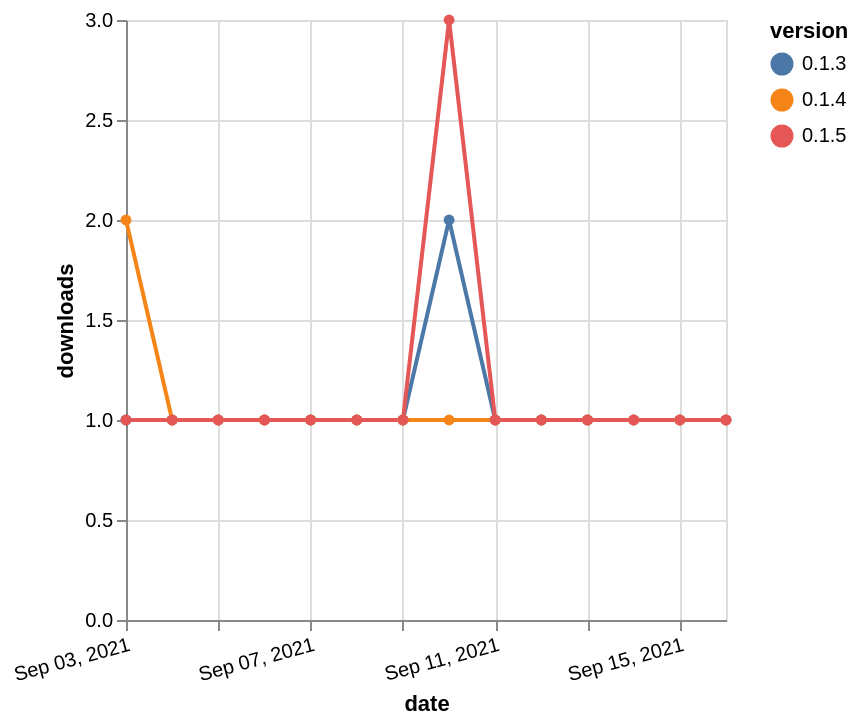

Express this chart as Vega-Lite.
### Vega-Lite specification from a JSON file in a GitHub repository (floating-point values rounded to 4 significant figures)
{"$schema": "https://vega.github.io/schema/vega-lite/v5.json", "description": "A simple bar chart with embedded data.", "data": {"values": [{"date": "2021-09-03", "total": 135, "delta": 1, "version": "0.1.3"}, {"date": "2021-09-04", "total": 136, "delta": 1, "version": "0.1.3"}, {"date": "2021-09-05", "total": 137, "delta": 1, "version": "0.1.3"}, {"date": "2021-09-06", "total": 138, "delta": 1, "version": "0.1.3"}, {"date": "2021-09-07", "total": 139, "delta": 1, "version": "0.1.3"}, {"date": "2021-09-08", "total": 140, "delta": 1, "version": "0.1.3"}, {"date": "2021-09-09", "total": 141, "delta": 1, "version": "0.1.3"}, {"date": "2021-09-10", "total": 143, "delta": 2, "version": "0.1.3"}, {"date": "2021-09-11", "total": 144, "delta": 1, "version": "0.1.3"}, {"date": "2021-09-12", "total": 145, "delta": 1, "version": "0.1.3"}, {"date": "2021-09-13", "total": 146, "delta": 1, "version": "0.1.3"}, {"date": "2021-09-14", "total": 147, "delta": 1, "version": "0.1.3"}, {"date": "2021-09-15", "total": 148, "delta": 1, "version": "0.1.3"}, {"date": "2021-09-16", "total": 149, "delta": 1, "version": "0.1.3"}, {"date": "2021-09-03", "total": 133, "delta": 2, "version": "0.1.4"}, {"date": "2021-09-04", "total": 134, "delta": 1, "version": "0.1.4"}, {"date": "2021-09-05", "total": 135, "delta": 1, "version": "0.1.4"}, {"date": "2021-09-06", "total": 136, "delta": 1, "version": "0.1.4"}, {"date": "2021-09-07", "total": 137, "delta": 1, "version": "0.1.4"}, {"date": "2021-09-08", "total": 138, "delta": 1, "version": "0.1.4"}, {"date": "2021-09-09", "total": 139, "delta": 1, "version": "0.1.4"}, {"date": "2021-09-10", "total": 140, "delta": 1, "version": "0.1.4"}, {"date": "2021-09-11", "total": 141, "delta": 1, "version": "0.1.4"}, {"date": "2021-09-12", "total": 142, "delta": 1, "version": "0.1.4"}, {"date": "2021-09-13", "total": 143, "delta": 1, "version": "0.1.4"}, {"date": "2021-09-14", "total": 144, "delta": 1, "version": "0.1.4"}, {"date": "2021-09-15", "total": 145, "delta": 1, "version": "0.1.4"}, {"date": "2021-09-16", "total": 146, "delta": 1, "version": "0.1.4"}, {"date": "2021-09-03", "total": 135, "delta": 1, "version": "0.1.5"}, {"date": "2021-09-04", "total": 136, "delta": 1, "version": "0.1.5"}, {"date": "2021-09-05", "total": 137, "delta": 1, "version": "0.1.5"}, {"date": "2021-09-06", "total": 138, "delta": 1, "version": "0.1.5"}, {"date": "2021-09-07", "total": 139, "delta": 1, "version": "0.1.5"}, {"date": "2021-09-08", "total": 140, "delta": 1, "version": "0.1.5"}, {"date": "2021-09-09", "total": 141, "delta": 1, "version": "0.1.5"}, {"date": "2021-09-10", "total": 144, "delta": 3, "version": "0.1.5"}, {"date": "2021-09-11", "total": 145, "delta": 1, "version": "0.1.5"}, {"date": "2021-09-12", "total": 146, "delta": 1, "version": "0.1.5"}, {"date": "2021-09-13", "total": 147, "delta": 1, "version": "0.1.5"}, {"date": "2021-09-14", "total": 148, "delta": 1, "version": "0.1.5"}, {"date": "2021-09-15", "total": 149, "delta": 1, "version": "0.1.5"}, {"date": "2021-09-16", "total": 150, "delta": 1, "version": "0.1.5"}]}, "width": "container", "mark": {"type": "line", "point": {"filled": true}}, "encoding": {"x": {"field": "date", "type": "temporal", "timeUnit": "yearmonthdate", "title": "date", "axis": {"labelAngle": -15}}, "y": {"field": "delta", "type": "quantitative", "title": "downloads"}, "color": {"field": "version", "type": "nominal"}, "tooltip": {"field": "delta"}}}
